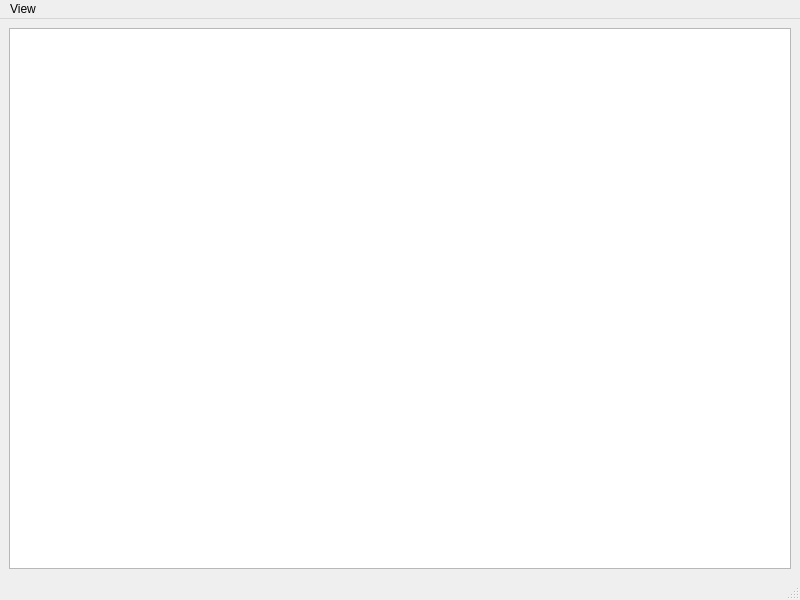
<?xml version="1.0" encoding="UTF-8"?>
<ui version="4.0">
 <class>ImageViewer</class>
 <widget class="QMainWindow" name="ImageViewer">
  <property name="geometry">
   <rect>
    <x>0</x>
    <y>0</y>
    <width>800</width>
    <height>600</height>
   </rect>
  </property>
  <property name="windowTitle">
   <string>MainWindow</string>
  </property>
  <widget class="QWidget" name="centralwidget">
   <layout class="QGridLayout" name="gridLayout">
    <item row="0" column="0">
     <widget class="QGraphicsView" name="graphicsView"/>
    </item>
   </layout>
  </widget>
  <widget class="QMenuBar" name="menubar">
   <property name="geometry">
    <rect>
     <x>0</x>
     <y>0</y>
     <width>800</width>
     <height>22</height>
    </rect>
   </property>
   <widget class="QMenu" name="menuZoom">
    <property name="title">
     <string>View</string>
    </property>
    <addaction name="actionFit_To_Screen"/>
    <addaction name="separator"/>
    <addaction name="actionZoom_In"/>
    <addaction name="actionZoom_out"/>
   </widget>
   <addaction name="menuZoom"/>
  </widget>
  <widget class="QStatusBar" name="statusbar"/>
  <action name="actionFit_To_Screen">
   <property name="text">
    <string>Fit To Screen</string>
   </property>
  </action>
  <action name="actionZoom_In">
   <property name="text">
    <string>Zoom In</string>
   </property>
  </action>
  <action name="actionZoom_out">
   <property name="text">
    <string>Zoom out</string>
   </property>
  </action>
 </widget>
 <resources/>
 <connections/>
</ui>
